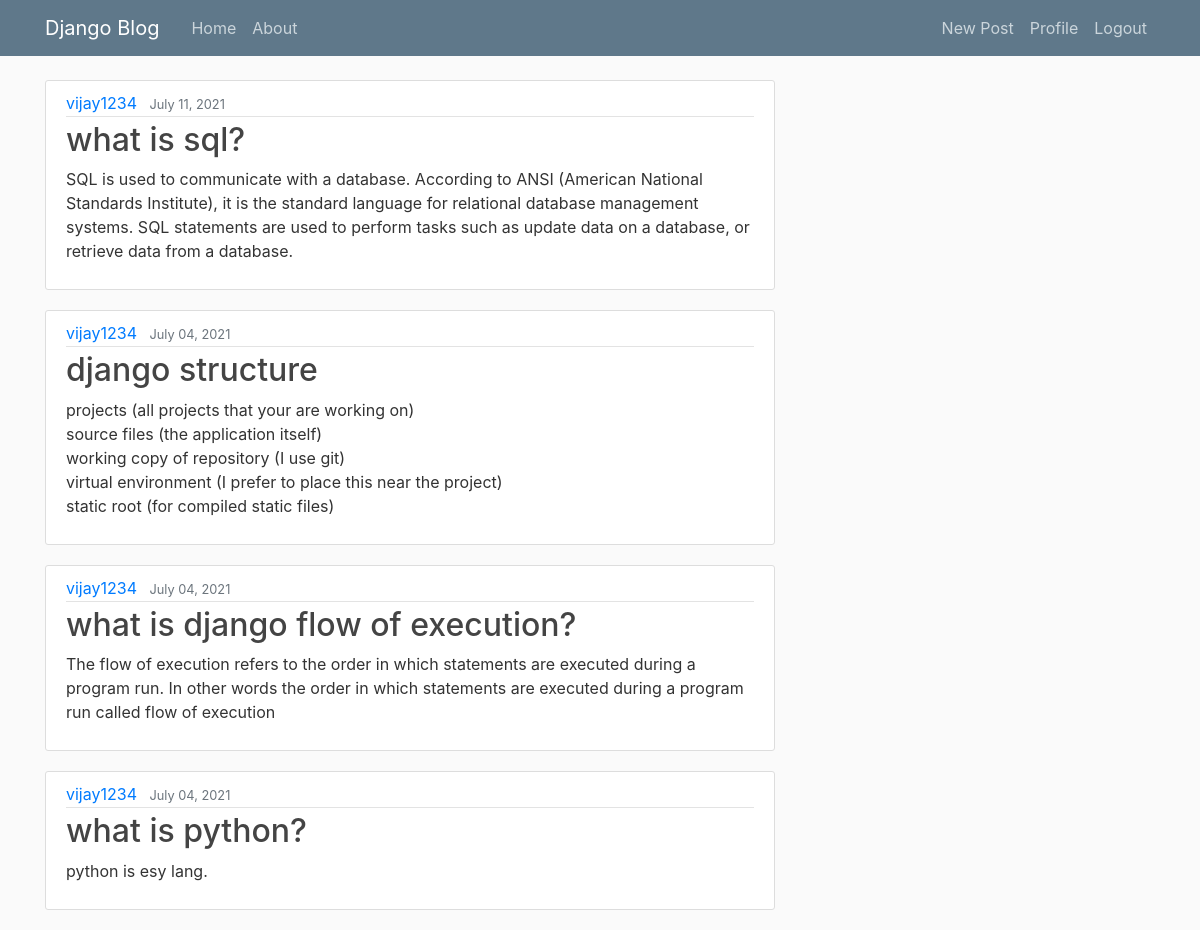
The app's page /post/user/vijay1234/ (signed in) with its own data.
### blog/models.py (models this page shows, shortened)
class Post(models.Model):
    title=models.CharField(max_length=100)
    content=models.TextField()
    date_posted=models.DateTimeField(default=timezone.now)
    author=models.ForeignKey(User,on_delete=models.CASCADE)# ONE TO MANY RELATIONSHIP CREATE FOR USER AND POST:

### blog/views.py (the view)
# urls.py: path('post/user/<username>/',views.UserPostListView.as_view(),name='user-posts'),
class UserPostListView(LoginRequiredMixin,ListView):
    model = Post
    template_name = 'blog/user_post.html'
    context_object_name = 'posts'
    def get_queryset(self):
        user=get_object_or_404(User,username=self.kwargs.get("username"))
        return Post.objects.filter(author=user).order_by("-date_posted")

### blog/templates/blog/user_post.html
{% extends "base.html" %}
{% block body %}
    {% for post in posts %}
        <article class="media content-section">
          <div class="media-body">
            <div class="article-metadata">
              <a class="mr-2" href="#"> {{ post.author }}</a>
              <small class="text-muted">{{ post.date_posted|date:"F d, Y"  }}</small>
            </div>
            <h2><a class="article-title" href="{% url 'blog-details' post.id %}">{{ post.title }}</a></h2>
            <p class="article-content">{{ post.content }}</p>
          </div>
        </article>
    {% endfor %}
{% endblock body %}

### templates/base.html (shortened to what this page needs)
{% load static %}
<!DOCTYPE html>
<html>
<head>
    <link rel="stylesheet" href="https://maxcdn.bootstrapcdn.com/bootstrap/4.0.0/css/bootstrap.min.css">
    <link rel="stylesheet" type="text/css" href="{% static 'css/main.css' %}">
</head>
<body>
    <header class="site-header">
      <nav class="navbar navbar-expand-md navbar-dark bg-steel fixed-top">
        <div class="container">
          <a class="navbar-brand mr-4" href="#">Django Blog</a>
          <div class="collapse navbar-collapse" id="navbarToggle">
            <div class="navbar-nav mr-auto">
              <a class="nav-item nav-link" href="{% url 'blog-posts' %}">Home</a>
              <a class="nav-item nav-link" href="#">About</a>
            </div>
            <div class="navbar-nav">
                {% if request.user.is_authenticated %}
                    <a class="nav-item nav-link" href="{% url 'blog-create' %}">New Post</a>
                    <a class="nav-item nav-link" href="{% url 'profile' %}">Profile</a>
                    <a class="nav-item nav-link" href="{% url 'logout' %}">Logout</a>
                {% else %}
                     <a class="nav-item nav-link" href="{% url 'login' %}">Login</a>
                     <a class="nav-item nav-link" href="{% url 'user-register' %}">Register</a>
                {% endif %}
            </div>
          </div>
        </div>
      </nav>
    </header>
    <main role="main" class="container">
      <div class="row">
        <div class="col-md-8">
          {% block body %}
          {% endblock body %}
        </div>
      </div>
    </main>
</body>
</html>

### blog/static/css/main.css (style rules this page uses)
body { background: #fafafa; color: #333333; margin-top: 5rem; }
h1, h2, h3, h4, h5, h6 { color: #444444; }
.bg-steel { background-color: #5f788a; }
.site-header .navbar-nav .nav-link { color: #cbd5db; }
.content-section { background: #ffffff; padding: 10px 20px; border: 1px solid #dddddd; border-radius: 3px; margin-bottom: 20px; }
.article-title { color: #444444; }
.article-content { white-space: pre-line; }
.article-metadata { padding-bottom: 1px; margin-bottom: 4px; border-bottom: 1px solid #e3e3e3 }

### records on screen
Post: author "vijay1234", date_posted "July 11, 2021", title "what is sql?", content "SQL is used to communicate with a database. According to ANSI (American National Standards Institute), it is the standard language for relational database management systems. SQL statements are used to perform tasks such as update data on a database, or retrieve data from a database."
Post: author "vijay1234", date_posted "July 04, 2021", title "django structure", content "projects (all projects that your are working on) source files (the application itself) working copy of repository (I use git) virtual environment (I prefer to place this near the project) static root (for compiled static files)"
Post: author "vijay1234", date_posted "July 04, 2021", title "what is django flow of execution?", content "The flow of execution refers to the order in which statements are executed during a program run. In other words the order in which statements are executed during a program run called flow of execution"
Post: author "vijay1234", date_posted "July 04, 2021", title "what is python?", content "python is esy lang."
